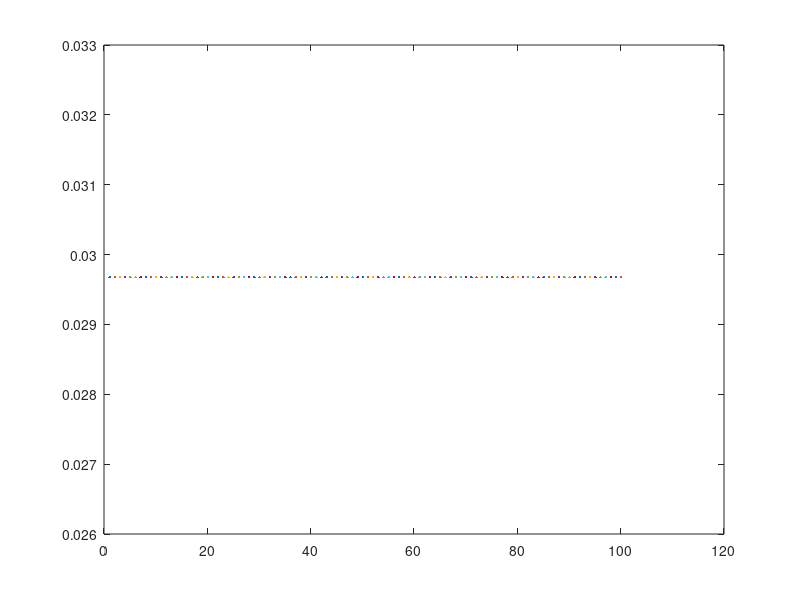

MATLAB code for this plot:
clear; close all;
f1 = @(x) log(x);f2 = @(x) log((x+1)/(x-1));
x  =  1.1:1:100.1;
y1 = f1(x); y2 = f2(x);

%plot(x,y1);

plot(x,y2); 